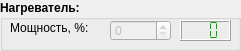
   <widget class="QGroupBox" name="group_2">
    <property name="geometry">
     <rect>
      <x>10</x>
      <y>270</y>
      <width>241</width>
      <height>51</height>
     </rect>
    </property>
    <property name="font">
     <font>
      <weight>75</weight>
      <bold>true</bold>
     </font>
    </property>
    <property name="title">
     <string>Нагреватель:</string>
    </property>
    <widget class="QLCDNumber" name="lcd_o">
     <property name="geometry">
      <rect>
       <x>180</x>
       <y>20</y>
       <width>51</width>
       <height>21</height>
      </rect>
     </property>
     <property name="palette">
      <palette>
       <active>
        <colorrole role="WindowText">
         <brush brushstyle="SolidPattern">
          <color alpha="255">
           <red>0</red>
           <green>170</green>
           <blue>0</blue>
          </color>
         </brush>
        </colorrole>
       </active>
       <inactive>
        <colorrole role="WindowText">
         <brush brushstyle="SolidPattern">
          <color alpha="255">
           <red>0</red>
           <green>170</green>
           <blue>0</blue>
          </color>
         </brush>
        </colorrole>
       </inactive>
       <disabled>
        <colorrole role="WindowText">
         <brush brushstyle="SolidPattern">
          <color alpha="255">
           <red>106</red>
           <green>104</green>
           <blue>100</blue>
          </color>
         </brush>
        </colorrole>
       </disabled>
      </palette>
     </property>
     <property name="font">
      <font>
       <weight>50</weight>
       <italic>true</italic>
       <bold>false</bold>
      </font>
     </property>
     <property name="smallDecimalPoint">
      <bool>false</bool>
     </property>
     <property name="numDigits">
      <number>3</number>
     </property>
     <property name="mode">
      <enum>QLCDNumber::Dec</enum>
     </property>
     <property name="segmentStyle">
      <enum>QLCDNumber::Flat</enum>
     </property>
     <property name="value" stdset="0">
      <double>0.000000000000000</double>
     </property>
    </widget>
    <widget class="QLabel" name="label_11">
     <property name="geometry">
      <rect>
       <x>10</x>
       <y>20</y>
       <width>81</width>
       <height>16</height>
      </rect>
     </property>
     <property name="font">
      <font>
       <weight>50</weight>
       <bold>false</bold>
      </font>
     </property>
     <property name="text">
      <string>Мощность, %:</string>
     </property>
    </widget>
    <widget class="QSpinBox" name="heater_productivity">
     <property name="enabled">
      <bool>false</bool>
     </property>
     <property name="geometry">
      <rect>
       <x>110</x>
       <y>20</y>
       <width>61</width>
       <height>21</height>
      </rect>
     </property>
     <property name="font">
      <font>
       <weight>50</weight>
       <bold>false</bold>
      </font>
     </property>
     <property name="maximum">
      <number>100</number>
     </property>
    </widget>
   </widget>
